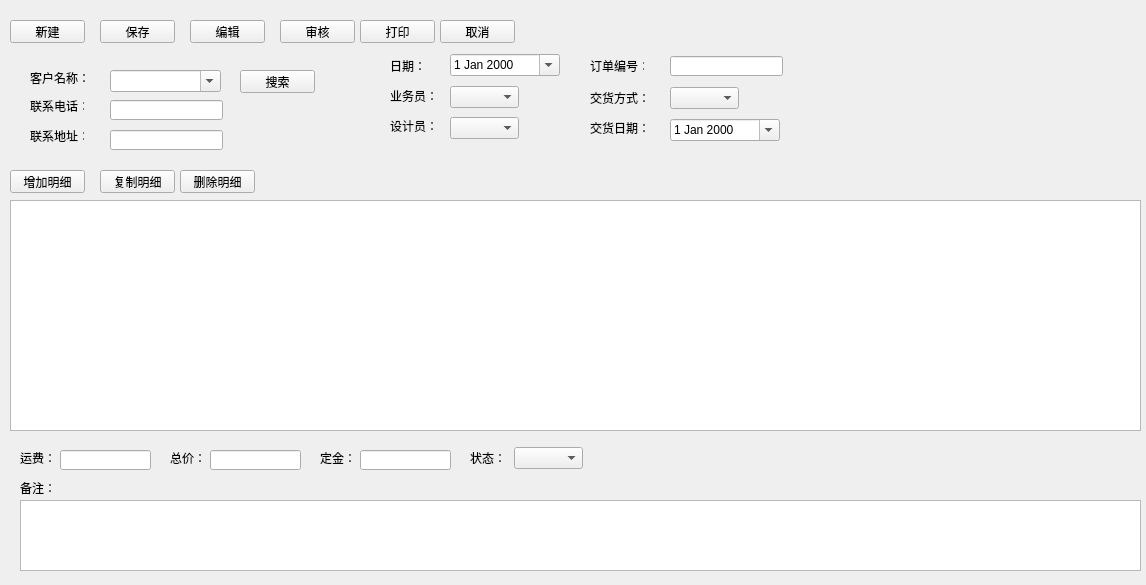
<?xml version="1.0" encoding="UTF-8"?>
<ui version="4.0">
 <class>CDlgNewBill</class>
 <widget class="QWidget" name="CDlgNewBill">
  <property name="geometry">
   <rect>
    <x>0</x>
    <y>0</y>
    <width>1146</width>
    <height>585</height>
   </rect>
  </property>
  <property name="sizePolicy">
   <sizepolicy hsizetype="Fixed" vsizetype="Fixed">
    <horstretch>0</horstretch>
    <verstretch>0</verstretch>
   </sizepolicy>
  </property>
  <property name="windowTitle">
   <string>新增订单</string>
  </property>
  <widget class="QPushButton" name="mopBtnNew">
   <property name="geometry">
    <rect>
     <x>10</x>
     <y>20</y>
     <width>75</width>
     <height>23</height>
    </rect>
   </property>
   <property name="text">
    <string>新建</string>
   </property>
  </widget>
  <widget class="QPushButton" name="mopBtnSave">
   <property name="geometry">
    <rect>
     <x>100</x>
     <y>20</y>
     <width>75</width>
     <height>23</height>
    </rect>
   </property>
   <property name="text">
    <string>保存</string>
   </property>
  </widget>
  <widget class="QPushButton" name="mopBtnEdit">
   <property name="geometry">
    <rect>
     <x>190</x>
     <y>20</y>
     <width>75</width>
     <height>23</height>
    </rect>
   </property>
   <property name="text">
    <string>编辑</string>
   </property>
  </widget>
  <widget class="QPushButton" name="mopBtnVerify">
   <property name="geometry">
    <rect>
     <x>280</x>
     <y>20</y>
     <width>75</width>
     <height>23</height>
    </rect>
   </property>
   <property name="text">
    <string>审核</string>
   </property>
  </widget>
  <widget class="QPushButton" name="mopBtnPrint">
   <property name="geometry">
    <rect>
     <x>360</x>
     <y>20</y>
     <width>75</width>
     <height>23</height>
    </rect>
   </property>
   <property name="text">
    <string>打印</string>
   </property>
  </widget>
  <widget class="QPushButton" name="mopBtnCancel">
   <property name="geometry">
    <rect>
     <x>440</x>
     <y>20</y>
     <width>75</width>
     <height>23</height>
    </rect>
   </property>
   <property name="text">
    <string>取消</string>
   </property>
  </widget>
  <widget class="QLabel" name="mopLabData">
   <property name="geometry">
    <rect>
     <x>390</x>
     <y>60</y>
     <width>54</width>
     <height>12</height>
    </rect>
   </property>
   <property name="text">
    <string>日期：</string>
   </property>
  </widget>
  <widget class="QLabel" name="mopLabBillID">
   <property name="geometry">
    <rect>
     <x>590</x>
     <y>60</y>
     <width>54</width>
     <height>12</height>
    </rect>
   </property>
   <property name="text">
    <string>订单编号：</string>
   </property>
  </widget>
  <widget class="QLabel" name="mopLabClerk">
   <property name="geometry">
    <rect>
     <x>390</x>
     <y>90</y>
     <width>54</width>
     <height>12</height>
    </rect>
   </property>
   <property name="text">
    <string>业务员：</string>
   </property>
  </widget>
  <widget class="QLabel" name="mopLabDesigner">
   <property name="geometry">
    <rect>
     <x>390</x>
     <y>120</y>
     <width>54</width>
     <height>12</height>
    </rect>
   </property>
   <property name="text">
    <string>设计员：</string>
   </property>
  </widget>
  <widget class="QLabel" name="mopLabDeliveryWay">
   <property name="geometry">
    <rect>
     <x>590</x>
     <y>90</y>
     <width>81</width>
     <height>16</height>
    </rect>
   </property>
   <property name="text">
    <string>交货方式：</string>
   </property>
  </widget>
  <widget class="QLabel" name="mopLabDeliveryData">
   <property name="geometry">
    <rect>
     <x>590</x>
     <y>120</y>
     <width>91</width>
     <height>16</height>
    </rect>
   </property>
   <property name="text">
    <string>交货日期：</string>
   </property>
  </widget>
  <widget class="QLabel" name="mopLabCustomerName">
   <property name="geometry">
    <rect>
     <x>30</x>
     <y>70</y>
     <width>91</width>
     <height>16</height>
    </rect>
   </property>
   <property name="text">
    <string>客户名称：</string>
   </property>
  </widget>
  <widget class="QLabel" name="mopLabTel">
   <property name="geometry">
    <rect>
     <x>30</x>
     <y>100</y>
     <width>54</width>
     <height>12</height>
    </rect>
   </property>
   <property name="text">
    <string>联系电话：</string>
   </property>
  </widget>
  <widget class="QLineEdit" name="mopLineEditTel">
   <property name="geometry">
    <rect>
     <x>110</x>
     <y>100</y>
     <width>113</width>
     <height>20</height>
    </rect>
   </property>
  </widget>
  <widget class="QLabel" name="mopLabAddress">
   <property name="geometry">
    <rect>
     <x>30</x>
     <y>130</y>
     <width>54</width>
     <height>12</height>
    </rect>
   </property>
   <property name="text">
    <string>联系地址：</string>
   </property>
  </widget>
  <widget class="QLineEdit" name="mopLineEditAddress">
   <property name="geometry">
    <rect>
     <x>110</x>
     <y>130</y>
     <width>113</width>
     <height>20</height>
    </rect>
   </property>
  </widget>
  <widget class="QPushButton" name="mopBtnSearch">
   <property name="geometry">
    <rect>
     <x>240</x>
     <y>70</y>
     <width>75</width>
     <height>23</height>
    </rect>
   </property>
   <property name="text">
    <string>搜索</string>
   </property>
  </widget>
  <widget class="QComboBox" name="mopComBoxClerk">
   <property name="geometry">
    <rect>
     <x>450</x>
     <y>86</y>
     <width>69</width>
     <height>22</height>
    </rect>
   </property>
  </widget>
  <widget class="QComboBox" name="mopComBoxDesigner">
   <property name="geometry">
    <rect>
     <x>450</x>
     <y>117</y>
     <width>69</width>
     <height>22</height>
    </rect>
   </property>
  </widget>
  <widget class="QPushButton" name="mopBtnAddItem">
   <property name="geometry">
    <rect>
     <x>10</x>
     <y>170</y>
     <width>75</width>
     <height>23</height>
    </rect>
   </property>
   <property name="text">
    <string>增加明细</string>
   </property>
  </widget>
  <widget class="QPushButton" name="mopBtnCopyItem">
   <property name="geometry">
    <rect>
     <x>100</x>
     <y>170</y>
     <width>75</width>
     <height>23</height>
    </rect>
   </property>
   <property name="text">
    <string>复制明细</string>
   </property>
  </widget>
  <widget class="QPushButton" name="mopBtnDeleteItem">
   <property name="geometry">
    <rect>
     <x>180</x>
     <y>170</y>
     <width>75</width>
     <height>23</height>
    </rect>
   </property>
   <property name="text">
    <string>删除明细</string>
   </property>
  </widget>
  <widget class="QTableWidget" name="mopTabItems">
   <property name="geometry">
    <rect>
     <x>10</x>
     <y>200</y>
     <width>1131</width>
     <height>231</height>
    </rect>
   </property>
  </widget>
  <widget class="QDateEdit" name="mopDateOrderBuild">
   <property name="geometry">
    <rect>
     <x>450</x>
     <y>54</y>
     <width>110</width>
     <height>22</height>
    </rect>
   </property>
   <property name="acceptDrops">
    <bool>false</bool>
   </property>
   <property name="autoFillBackground">
    <bool>true</bool>
   </property>
   <property name="accelerated">
    <bool>false</bool>
   </property>
   <property name="showGroupSeparator" stdset="0">
    <bool>false</bool>
   </property>
   <property name="calendarPopup">
    <bool>true</bool>
   </property>
  </widget>
  <widget class="QDateEdit" name="mopTimeDeliveryData">
   <property name="geometry">
    <rect>
     <x>670</x>
     <y>119</y>
     <width>110</width>
     <height>22</height>
    </rect>
   </property>
   <property name="calendarPopup">
    <bool>true</bool>
   </property>
  </widget>
  <widget class="QComboBox" name="mopComBoxDeliveryWay">
   <property name="geometry">
    <rect>
     <x>670</x>
     <y>87</y>
     <width>69</width>
     <height>22</height>
    </rect>
   </property>
  </widget>
  <widget class="QComboBox" name="mopComCustomers">
   <property name="geometry">
    <rect>
     <x>110</x>
     <y>70</y>
     <width>111</width>
     <height>22</height>
    </rect>
   </property>
   <property name="editable">
    <bool>true</bool>
   </property>
  </widget>
  <widget class="QLineEdit" name="mopLinEditOrderId">
   <property name="geometry">
    <rect>
     <x>670</x>
     <y>56</y>
     <width>113</width>
     <height>20</height>
    </rect>
   </property>
   <property name="readOnly">
    <bool>true</bool>
   </property>
  </widget>
  <widget class="QLabel" name="mopLabEarnestMoney">
   <property name="geometry">
    <rect>
     <x>320</x>
     <y>450</y>
     <width>41</width>
     <height>16</height>
    </rect>
   </property>
   <property name="text">
    <string>定金：</string>
   </property>
  </widget>
  <widget class="QLabel" name="mopLabTotalMoney">
   <property name="geometry">
    <rect>
     <x>170</x>
     <y>450</y>
     <width>91</width>
     <height>16</height>
    </rect>
   </property>
   <property name="text">
    <string>总价：</string>
   </property>
  </widget>
  <widget class="QLabel" name="mopLabDeliveryMoney">
   <property name="geometry">
    <rect>
     <x>20</x>
     <y>450</y>
     <width>91</width>
     <height>16</height>
    </rect>
   </property>
   <property name="text">
    <string>运费：</string>
   </property>
  </widget>
  <widget class="QLabel" name="mopLabOrderStatus">
   <property name="geometry">
    <rect>
     <x>470</x>
     <y>450</y>
     <width>91</width>
     <height>16</height>
    </rect>
   </property>
   <property name="text">
    <string>状态：</string>
   </property>
  </widget>
  <widget class="QTextEdit" name="mopTxtRemarks">
   <property name="geometry">
    <rect>
     <x>20</x>
     <y>500</y>
     <width>1121</width>
     <height>71</height>
    </rect>
   </property>
  </widget>
  <widget class="QLabel" name="mopLabRemarks">
   <property name="geometry">
    <rect>
     <x>20</x>
     <y>480</y>
     <width>41</width>
     <height>16</height>
    </rect>
   </property>
   <property name="text">
    <string>备注：</string>
   </property>
  </widget>
  <widget class="QLineEdit" name="mopDeliveryPrice">
   <property name="geometry">
    <rect>
     <x>60</x>
     <y>450</y>
     <width>91</width>
     <height>20</height>
    </rect>
   </property>
  </widget>
  <widget class="QLineEdit" name="mopTotalPrice">
   <property name="geometry">
    <rect>
     <x>210</x>
     <y>450</y>
     <width>91</width>
     <height>20</height>
    </rect>
   </property>
  </widget>
  <widget class="QLineEdit" name="mopLinePrePay">
   <property name="geometry">
    <rect>
     <x>360</x>
     <y>450</y>
     <width>91</width>
     <height>20</height>
    </rect>
   </property>
  </widget>
  <widget class="QComboBox" name="mopComBoxOrderStatus">
   <property name="geometry">
    <rect>
     <x>514</x>
     <y>447</y>
     <width>69</width>
     <height>22</height>
    </rect>
   </property>
  </widget>
 </widget>
 <layoutdefault spacing="6" margin="11"/>
 <resources/>
 <connections/>
</ui>
